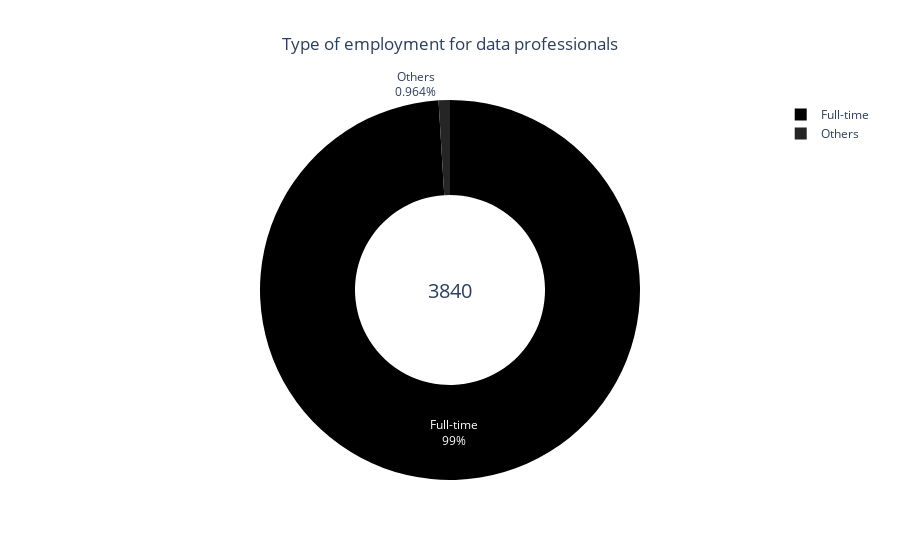

Notebook cell for this chart:
### Markdown cell above
Most professionals in the data field work under the full-time hiring modality. However, we can notice an extremely concentrated distribution in this modality, so we will include other hiring modalities to improve visualization.

### Code cell
# Replace abbreviations with full employment type names
data = df["employment_type"].replace(
    {"PT": "Part-time", "FT": "Full-time", "CT": "Contract", "FL": "Freelance"}
)

# Get counts of unique values
unique_values = data.value_counts()

# Get the label and value of the top employment type
top_labels = unique_values.index.values[:1].tolist()
top_values = unique_values.values[:1].tolist()

# Get the sum of total jobs registered
total = sum(unique_values.values)

# Get the sum of other jobs
others = sum(unique_values.values[1:])

# Create a dictionary with labels and values for top employment type and others
values = top_values + [others]
labels = top_labels + ["Others"]
data_dict = dict(zip(labels, values))

# Sort the dictionary by values in descending order
data_dict_ordered = dict(
    sorted(data_dict.items(), key=lambda item: item[1], reverse=True)
)


# Create annotation with total value
annotation = dict(font=dict(size=20), showarrow=False, text=str(total), x=0.5, y=0.5)

# Create a pie chart
data = [
    go.Pie(
        labels=list(data_dict_ordered.keys()),
        values=list(data_dict_ordered.values()),
        hole=0.5,
        marker=dict(colors=list(reversed(colors.sequential.Greys))),
        textinfo="percent+label",
        insidetextorientation="auto",
        hoverinfo="label+value",
    )
]

# Create layout for the chart
layout = go.Layout(
    title={
        "text": "Type of employment for data professionals",
        "x": 0.5,
        # "xanchor": "right",
    },
    # width=700,
    # height=900,
    annotations=[annotation],
)

# Create layout for the chart
fig = go.Figure(data=data, layout=layout)

# Show graph
fig.show()

### Figure 1 — Plotly figure (JSON) as saved in the notebook; plotly's stock layout.template omitted (floating-point values rounded to 4 significant figures)
{"data": [{"hole": 0.5, "hoverinfo": "label+value", "insidetextorientation": "auto", "labels": ["Full-time", "Others"], "marker": {"colors": ["rgb(0,0,0)", "rgb(37,37,37)", "rgb(82,82,82)", "rgb(115,115,115)", "rgb(150,150,150)", "rgb(189,189,189)", "rgb(217,217,217)", "rgb(240,240,240)", "rgb(255,255,255)"]}, "textinfo": "percent+label", "type": "pie", "values": [3803, 37]}], "layout": {"annotations": [{"font": {"size": 20}, "showarrow": false, "text": "3840", "x": 0.5, "y": 0.5}], "title": {"text": "Type of employment for data professionals", "x": 0.5}}}
